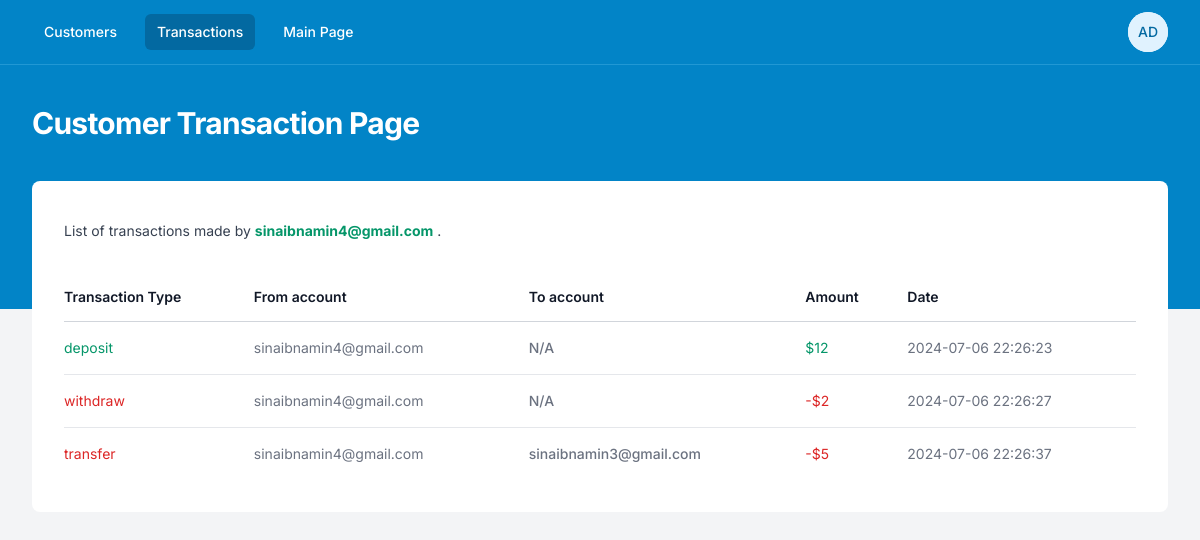
The page /assignment4/admin/customer_transactions.php?customer_email=sinaibnamin4@gmail.com (signed in) on the database its author committed.
### tables this page shows
CREATE TABLE transactions (
    id INTEGER PRIMARY KEY AUTOINCREMENT,
    type TEXT NOT NULL,
    from_account_email TEXT NOT NULL,
    to_account_email TEXT,
    amount REAL NOT NULL,
    timestamp DATETIME NOT NULL
);

### test/module2_1/ep1/autoload.php (called while the page is built, shortened)
<?php
spl_autoload_register( function($className){
    $baseDir = 'app/classes/';
});

### assignment4/app/Controller/BaseController.php (called while the page is built, shortened)
<?php
class BaseController {
    public function __construct($db) {
        $this->db = $db;
    }
}

### assignment4/app/Controller/CustomerController.php (called while the page is built, shortened)
<?php
class CustomerController extends BaseController{
    public function customerAllTransaction($query_email = '') {
        if ($query_email !== '') {
            $customer_email = $query_email;
          } else {
            $customer_email = $_SESSION['customer_email'];
          }
        $stmt = $this->db->prepare("SELECT * FROM transactions WHERE (from_account_email = :from_account_email OR to_account_email = :to_account_email)");
        $stmt->bindValue(':from_account_email', $customer_email, SQLITE3_TEXT);
        $stmt->bindValue(':to_account_email', $customer_email, SQLITE3_TEXT);
        $result = $stmt->execute();
        $transactions = [];
        while ($row = $result->fetchArray(SQLITE3_ASSOC)) {
            if($row['type'] == 'deposit'){
                $row['color'] = 'green';
                $row['currency_sign'] = '$';
            }
            if($row['type'] == 'withdraw'){
                $row['color'] = 'red';
                $row['currency_sign'] = '-$';
            }
            if($row['type'] == 'transfer' && $row['from_account_email'] == $customer_email){
                $row['color'] = 'red';
                $row['currency_sign'] = '-$';
            }
            $transactions[] = $row;
        }
        return $transactions;
    }
}
?>

### assignment4/admin/customer_transactions.php (the view, shortened to what this page needs)
<?php
$customer_query_email = $_GET['customer_email'];
include 'header.php';
$customer = new CustomerController($db);
?>
  <div class="px-4 sm:px-6 lg:px-8">
    <div class="sm:flex sm:items-center">
      <div class="sm:flex-auto">
        <p class="mt-2 text-sm text-gray-700">
          List of transactions made by <b class="text-emerald-600"><?= $customer_query_email ?></b> .
        </p>
      </div>
    </div>
    <div class="mt-8 flow-root">
      <div class="-mx-4 -my-2 overflow-x-auto sm:-mx-6 lg:-mx-8">
        <div
          class="inline-block min-w-full py-2 align-middle sm:px-6 lg:px-8">
          <table class="min-w-full divide-y divide-gray-300">
            <thead>
              <tr>
                <th
                  scope="col"
                  class="whitespace-nowrap py-3.5 pl-4 pr-3 text-left text-sm font-semibold text-gray-900 sm:pl-0">
                  Transaction Type
                </th>
                <th
                  scope="col"
                  class="whitespace-nowrap py-3.5 pl-4 pr-3 text-left text-sm font-semibold text-gray-900 sm:pl-0">
                  From account
                </th>
                <th
                  scope="col"
                  class="whitespace-nowrap px-2 py-3.5 text-left text-sm font-semibold text-gray-900">
                  To account
                </th>
                <th
                  scope="col"
                  class="whitespace-nowrap px-2 py-3.5 text-left text-sm font-semibold text-gray-900">
                  Amount
                </th>
                <th
                  scope="col"
                  class="whitespace-nowrap px-2 py-3.5 text-left text-sm font-semibold text-gray-900">
                  Date
                </th>
              </tr>
            </thead>
            <?php
            $red_class = "text-red-600";
            $green_class = "text-emerald-600";
            ?>
            <tbody class="divide-y divide-gray-200 bg-white">
              <?php foreach($customer->customerAllTransaction($customer_query_email) as $transaction): ?>
              <tr>
                <td
                  class="whitespace-nowrap py-4 pl-4 pr-3 text-sm sm:pl-0 <?= $transaction['color'] == 'red' ? $red_class : $green_class; ?>">
                  <?= $transaction['type']; ?>
                </td>
                <td
                  class="whitespace-nowrap py-4 pl-4 pr-3 text-sm text-gray-500 sm:pl-0">
                  <?= $transaction['from_account_email']; ?>
                </td>
                <td
                  class="whitespace-nowrap px-2 py-4 text-sm font-medium text-gray-500">
                  <?= $transaction['to_account_email'] ?? 'N/A'; ?>
                </td>
                <td
                  class="whitespace-nowrap px-2 py-4 text-sm <?= $transaction['color'] == 'red' ? $red_class : $green_class; ?>">
                  <?= $transaction['currency_sign'] . $transaction['amount']; ?>
                </td>
                <td
                  class="whitespace-nowrap px-2 py-4 text-sm text-gray-500">
                  <?= $transaction['timestamp']; ?>
                </td>
              </tr>
              <?php endforeach; ?>
            </tbody>
          </table>
        </div>
      </div>
    </div>
  </div>
<?php
include 'footer.php';
?>

### assignment4/admin/header.php (style rules this page uses)
* { font-family: 'Inter', system-ui, -apple-system, BlinkMacSystemFont, 'Segoe UI', Roboto, Oxygen, Ubuntu, Cantarell, 'Open Sans', 'Helvetica Neue', sans-serif; }

### rows shown on the page
transactions: type "deposit", from_account_email "sinaibnamin4@gmail.com", to_account_email "N/A", currency_sign "$", amount "12", timestamp "2024-07-06 22:26:23"
transactions: type "withdraw", from_account_email "sinaibnamin4@gmail.com", to_account_email "N/A", currency_sign "-$", amount "2", timestamp "2024-07-06 22:26:27"
transactions: type "transfer", from_account_email "sinaibnamin4@gmail.com", to_account_email "sinaibnamin3@gmail.com", currency_sign "-$", amount "5", timestamp "2024-07-06 22:26:37"

### other values the page prints
$page_title "Customer Transaction Page"
$customer_query_email "sinaibnamin4@gmail.com"
